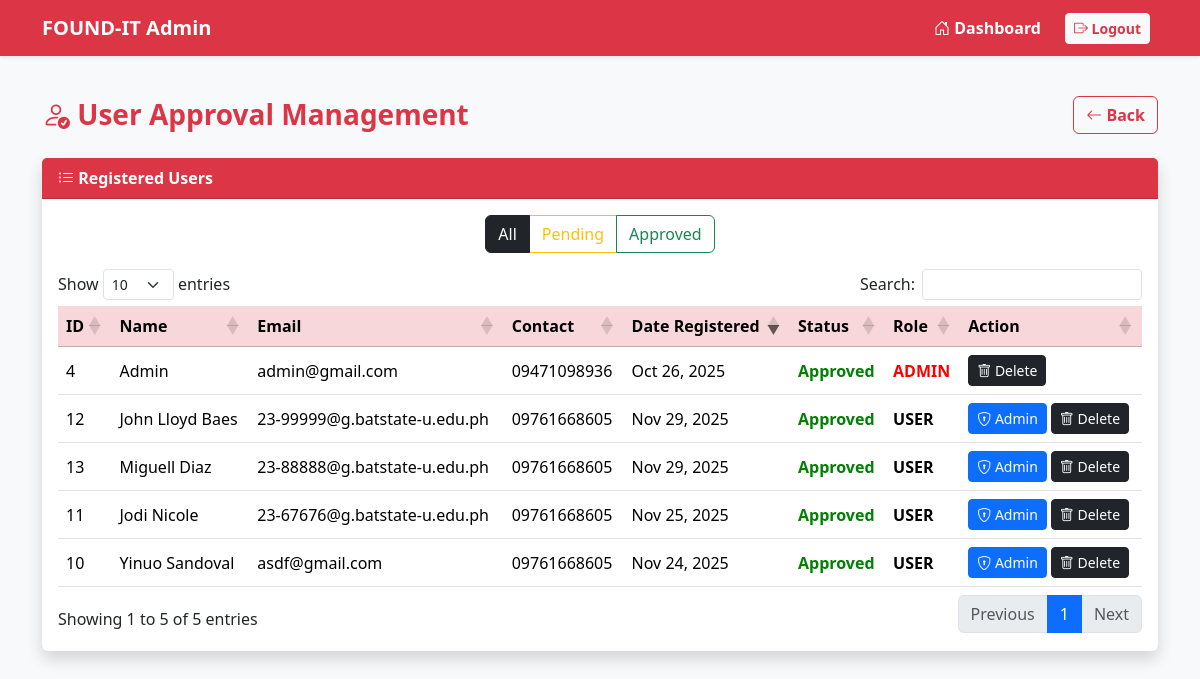
The page /dashboard/admin_manage_user.php (signed in) on the database its author committed.
### tables this page shows
CREATE TABLE `users_table` (
  `user_id` int(10) UNSIGNED NOT NULL,
  `user_name` varchar(255) NOT NULL,
  `contact_no` varchar(50) NOT NULL,
  `date_registered` date NOT NULL,
  `is_admin` tinyint(1) NOT NULL DEFAULT 0,
  `sr_code` varchar(255) DEFAULT NULL,
  `email` varchar(255) DEFAULT NULL,
  `password` varchar(255) NOT NULL,
  `is_approved` tinyint(1) NOT NULL DEFAULT 0
);

### dashboard/admin_manage_user.php (the view, shortened to what this page needs)
<?php
try {
    $database = new Database();
    $conn = $database->getConnect();
    $query = "SELECT * FROM users_table ORDER BY date_registered DESC";
    $stmt = $conn->query($query);
    $users = $stmt->fetchAll(PDO::FETCH_ASSOC);
} catch (PDOException $e) {
    die("Database error: " . $e->getMessage());
}
?>
<!DOCTYPE html>
<html lang="en">
<head>
    <?php include '../imports.php'; ?>
    <link rel="stylesheet" href="https://cdn.datatables.net/1.13.6/css/dataTables.bootstrap5.min.css">
</head>
<body class="bg-light">
    <nav class="navbar navbar-expand-lg navbar-dark bg-danger shadow-sm fixed-top">
        <div class="container">
            <a class="navbar-brand fw-bold" href="admin_dashboard.php">FOUND-IT Admin</a>
            <div class="collapse navbar-collapse justify-content-end" id="navbarNav">
                <ul class="navbar-nav align-items-center">
                    <li class="nav-item mx-2">
                        <a class="nav-link text-white fw-semibold" href="admin_dashboard.php">
                            <i class="bi bi-house-door"></i> Dashboard
                        </a>
                    </li>
                    <li class="nav-item mx-2">
                        <a class="btn btn-light btn-sm fw-semibold text-danger" href="../accounts/logout.php">
                            <i class="bi bi-box-arrow-right"></i> Logout
                        </a>
                    </li>
                </ul>
            </div>
        </div>
    </nav>
    <div class="container py-5 mt-5">
        <div class="d-flex justify-content-between align-items-center mb-4">
            <h3 class="fw-bold text-danger mb-0">
                <i class="bi bi-person-check"></i> User Approval Management
            </h3>
            <a href="admin_dashboard.php" class="btn btn-outline-danger fw-semibold">
                <i class="bi bi-arrow-left"></i> Back
            </a>
        </div>
        <div class="card shadow border-0">
            <div class="card-header bg-danger text-white fw-semibold">
                <i class="bi bi-list-ul"></i> Registered Users
            </div>
            <div class="card-body">
                <div class="text-center mb-2">
                    <div class="btn-group">
                        <button class="btn btn-outline-dark filter-btn active" data-status="">All</button>
                        <button class="btn btn-outline-warning filter-btn" data-status="0">Pending</button>
                        <button class="btn btn-outline-success filter-btn" data-status="1">Approved</button>
                    </div>
                </div>
                <div class="table-responsive mt-3">
                    <table id="usersTable" class="table table-hover align-middle">
                        <thead class="table-danger">
                            <tr>
                                <th>ID</th>
                                <th>Name</th>
                                <th>Email</th>
                                <th>Contact</th>
                                <th>Date Registered</th>
                                <th>Status</th>
                                <th>Role</th>
                                <th>Action</th>
                            </tr>
                        </thead>
                        <tbody>
                            <?php foreach ($users as $row): ?>
                                <?php
                                $status = $row['is_approved'];
                                $statusText = $status ? 'Approved' : 'Pending';
                                $statusColor = $status ? 'green' : 'orange';
                                ?>
                                <tr>
                                    <td><?= $row['user_id'] ?></td>
                                    <td><?= htmlspecialchars($row['user_name']) ?></td>
                                    <td><?= htmlspecialchars($row['email']) ?></td>
                                    <td><?= htmlspecialchars($row['contact_no']) ?></td>
                                    <td><?= date("M d, Y", strtotime($row['date_registered'])) ?></td>
                                    <td data-status="<?= $status ?>" style="color: <?= $statusColor ?>; font-weight:bold;">
                                        <?= $statusText ?>
                                    </td>
                                    <td style="color: <?= $row['is_admin'] ? 'red' : 'black' ?>; font-weight:bold;">
                                        <?= $row['is_admin'] ? 'ADMIN' : 'USER' ?>
                                    </td>
                                    <td>
                                        <div class="d-flex gap-1 flex-wrap">
                                            <?php if (!$row['is_admin']): ?>
                                                <form method="POST" onsubmit="return confirm('Grant admin privilege?');">
                                                    <button class="btn btn-primary btn-sm">
                                                        <i class="bi bi-shield-lock"></i> Admin
                                                    </button>
                                                </form>
                                            <?php endif; ?>
                                            <form method="POST" onsubmit="return confirm('Delete this user permanently?');">
                                                <button class="btn btn-dark btn-sm">
                                                    <i class="bi bi-trash"></i> Delete
                                                </button>
                                            </form>
                                        </div>
                                    </td>
                                </tr>
                            <?php endforeach; ?>
                        </tbody>
                    </table>
                </div>
            </div>
        </div>
    </div>
</body>
</html>

### rows shown on the page
users_table: user_id "12", user_name "John Lloyd Baes", email "23-99999@g.batstate-u.edu.ph", contact_no "09761668605", date_registered "Nov 29, 2025", is_approved "Approved", is_admin "USER"
users_table: user_id "13", user_name "Miguell Diaz", email "23-88888@g.batstate-u.edu.ph", contact_no "09761668605", date_registered "Nov 29, 2025", is_approved "Approved", is_admin "USER"
users_table: user_id "11", user_name "Jodi Nicole", email "23-67676@g.batstate-u.edu.ph", contact_no "09761668605", date_registered "Nov 25, 2025", is_approved "Approved", is_admin "USER"
users_table: user_id "10", user_name "Yinuo Sandoval", email "asdf@gmail.com", contact_no "09761668605", date_registered "Nov 24, 2025", is_approved "Approved", is_admin "USER"
users_table: user_id "4", user_name "Admin", email "admin@gmail.com", contact_no "09471098936", date_registered "Oct 26, 2025", is_approved "Approved", is_admin "ADMIN"
